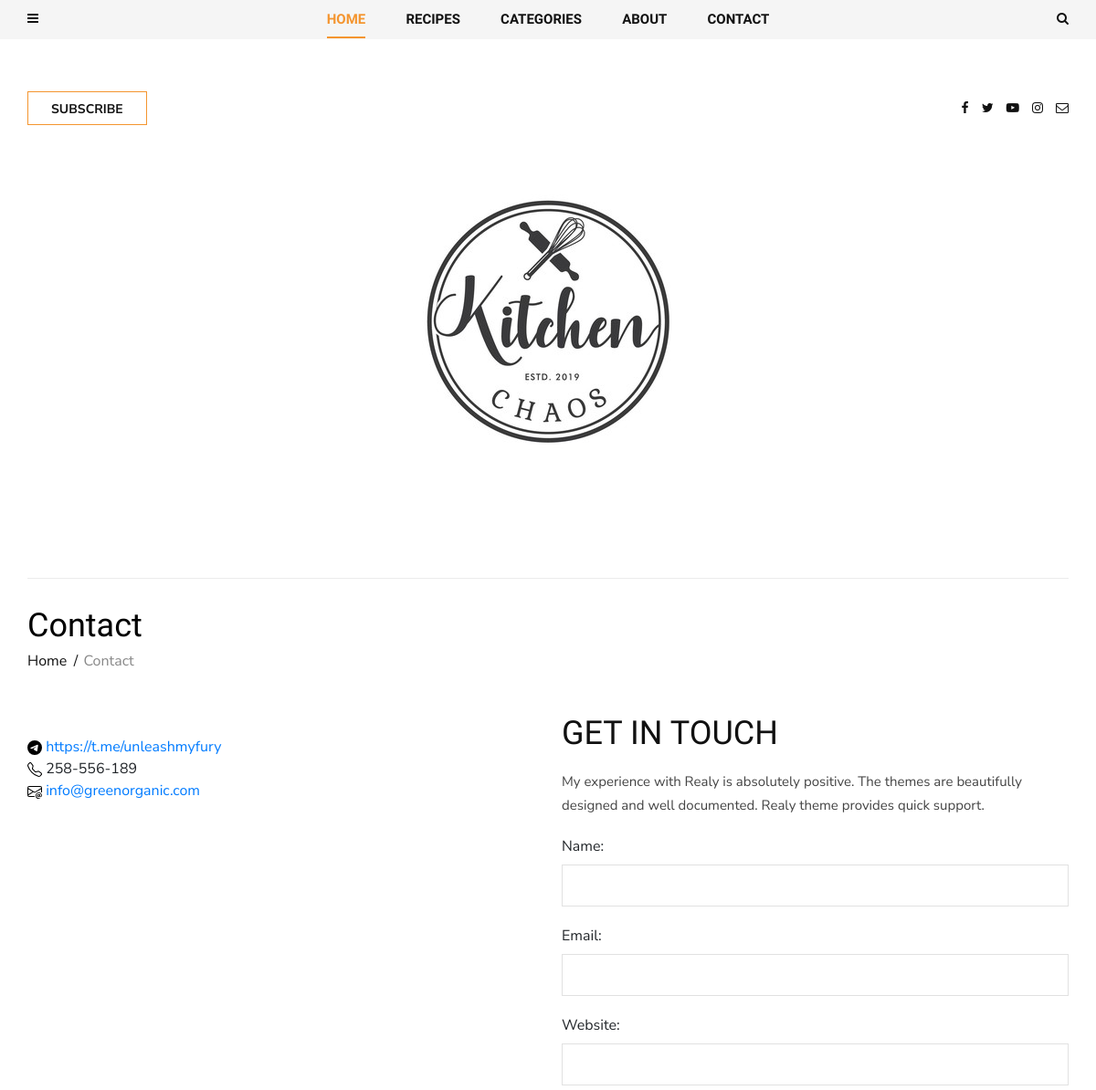
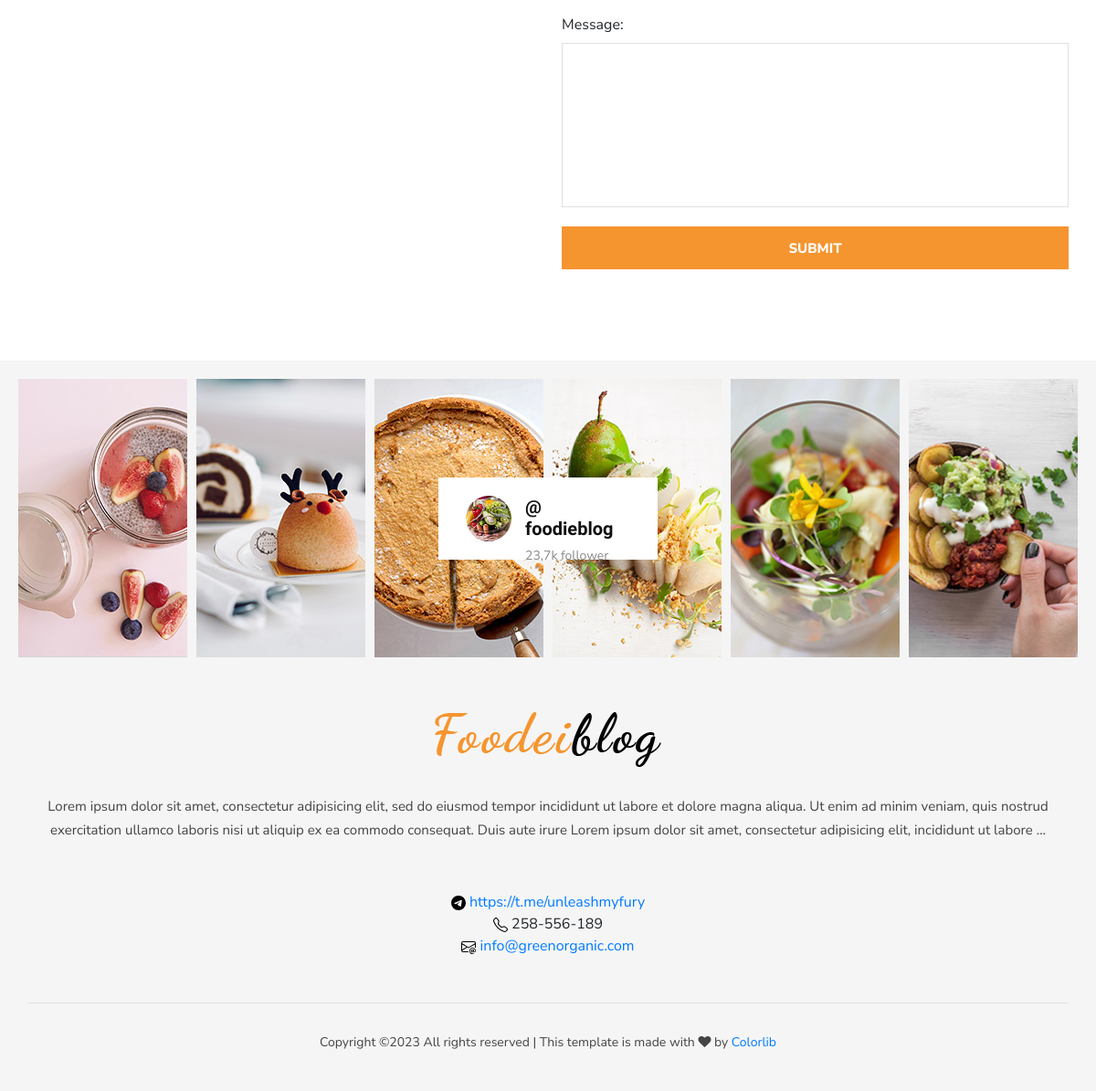
Page /contact/ on the committed database (2 pictures, top to bottom).
### contact/models.py (models this page shows, shortened)
class ContactLink(models.Model):
    icon = models.FileField(upload_to="icons/")
    name = models.CharField(max_length=200)

class AboutModel(models.Model):
    name = models.CharField(max_length=100, default="")
    description = RichTextField()

### contact/views.py (the view)
# urls.py: path('contact/', views.ContactView.as_view(), name="contact"),
class ContactView(View):
    def get(self, request):
        contacts = ContactLink.objects.all()
        form = ContactForm()
        return render(request, "contact/contact.html", {"contacts": contacts, "form": form})

### contact/forms.py
class ContactForm(forms.ModelForm):
    class Meta:
        model = ContactModel
        fields = '__all__'

### blog/models.py (called while the page is built)
    def __str__(self):
        return self.name

    def get_absolute_url(self):
        return reverse("post_single", kwargs={"slug": self.category.slug, "post_slug": self.slug})

### blog/templatetags/menu_tags.py (called while the page is built)
@register.inclusion_tag('blog/include/tags/top_menu.html')
def get_categories():
    categories = Category.objects.all()
    return {"list_category": categories}

@register.inclusion_tag('blog/include/tags/recipes_tag.html')
def get_posts():
    posts = Post.objects.select_related("category").order_by("-id")[:5]
    return {"list_last_post": posts}

### contact/templatetags/social_tags.py (called while the page is built)
@register.simple_tag()
def get_about():
    return AboutModel.objects.last()

@register.inclusion_tag('contact/include/tags/social_links.html')
def get_social_links():
    links = ContactLink.objects.all()
    return {"contact_links": links}

@register.inclusion_tag('contact/include/tags/social_links_only_url.html')
def get_social_links_only_url():
    links = ContactLink.objects.all()
    return {"contact_links_only_url": links}

### templates/contact/contact.html (shortened to what this page needs)
{% extends 'index.html' %}
{% load social_tags %}
{% block content %}
<section class="contact spad">
    <div class="container">
        <div class="contact__text">
            <div class="row">
                <div class="col-lg-12">
                    <div class="breadcrumb__text">
                        <h2>Contact</h2>
                        <div class="breadcrumb__option">
                            <a href="{% url 'home' %}">Home</a>
                            <span>Contact</span>
                        </div>
                    </div>
                </div>
            </div>
            <div class="row">
                <div class="col-lg-6 col-md-6">
                    <div class="contact__widget">
                        {% get_social_links %}
                    </div>
                </div>
                <div class="col-lg-6 col-md-6">
                    <div class="contact__form">
                        <div class="contact__form__title">
                            <h2>GET IN TOUCH</h2>
                            <p>My experience with Realy is absolutely positive. The themes are beautifully designed
                                and well documented. Realy theme provides quick support.</p>
                        </div>
                        <form action="{% url 'feedback' %}" method="post">
                            {{ form }}
                            <button type="submit" class="site-btn">Submit</button>
                        </form>
                    </div>
                </div>
            </div>
        </div>
    </div>
</section>
{% endblock content %}

### templates/contact/include/tags/social_links.html
{% load social_tags cache %}
{% cache 5000 social_links %}
    {% for link in contact_links %}
        <br>
        <img style="max-height:20px;" src="{{ link.icon.url }}">
        {{ link.name|urlize }}
    {% endfor %}
{% endcache %}

### templates/footer.html (shortened to what this page needs)
{% load static social_tags %}
<footer class="footer">
    <div class="container-fluid">
        <div class="footer__instagram">
            <div class="footer__instagram__avatar">
                <div class="footer__instagram__avatar--pic">
                    <img src="{% static 'img/footer/instagram-avatar.jpg' %}" alt="">
                </div>
                <div class="footer__instagram__avatar--text">
                    <h5>@ foodieblog</h5>
                    <span>23,7k follower</span>
                </div>
            </div>
            <div class="row">
                <div class="col-lg-2 col-md-2 col-sm-4 col-6">
                    <div class="footer__instagram__item set-bg" data-setbg="{% static 'img/footer/ip-1.jpg' %}"></div>
                </div>
                <div class="col-lg-2 col-md-2 col-sm-4 col-6">
                    <div class="footer__instagram__item set-bg" data-setbg="{% static 'img/footer/ip-2.jpg' %}"></div>
                </div>
                <div class="col-lg-2 col-md-2 col-sm-4 col-6">
                </div>
                <div class="col-lg-2 col-md-2 col-sm-4 col-6">
                </div>
                <div class="col-lg-2 col-md-2 col-sm-4 col-6">
                    <div class="footer__instagram__item set-bg" data-setbg="{% static 'img/footer/ip-5.jpg' %}"></div>
                </div>
                <div class="col-lg-2 col-md-2 col-sm-4 col-6">
                    <div class="footer__instagram__item set-bg" data-setbg="{% static 'img/footer/ip-6.jpg' %}"></div>
                </div>
            </div>
        </div>
    </div>
    <div class="container">
        <div class="row">
            <div class="col-lg-12">
                <div class="footer__text">
                    <div class="footer__logo">
                        <a href="#"><img src="{% static 'img/logo.png' %}" alt=""></a>
                    </div>
                    {% get_about as about %}
                    <p>{{ about.description|truncatewords:50|safe }}</p>
                    {% get_social_links %}
                </div>
                <div class="footer__copyright">
                    <p>
Copyright &copy;<script>document.write(new Date().getFullYear());</script> All rights reserved | This template is made with <i class="fa fa-heart" aria-hidden="true"></i> by <a href="https://colorlib.com" target="_blank">Colorlib</a>
</p>
                </div>
            </div>
        </div>
    </div>
</footer>

### static/css/style.css (style rules this page uses)
html, body { height: 100%; font-family: "Nunito Sans", sans-serif; -webkit-font-smoothing: antialiased; }
h1, h2, h3, h4, h5, h6 { margin: 0; color: #111111; font-weight: 400; font-family: "Unna", serif; }
h2 { font-size: 36px; }
h5 { font-size: 18px; }
p { font-size: 14px; font-family: "Nunito Sans", sans-serif; color: #444444; font-weight: 400; line-height: 26px; margin: 0 0 15px 0; }
img { max-width: 100%; }
.set-bg { background-repeat: no-repeat; background-size: cover; background-position: top center; }
.spad { padding-top: 100px; padding-bottom: 100px; }
.site-btn { font-size: 15px; color: #ffffff; font-weight: 800; text-transform: uppercase; display: inline-block; padding: 13px 26px 12px; background: #f4952f; border: none; }
.breadcrumb__text { margin-bottom: 46px; }
.breadcrumb__text h2 { color: #000000; margin-bottom: 5px; }
.breadcrumb__text .breadcrumb__option a { display: inline-block; font-size: 16px; color: #111111; margin-right: 14px; position: relative; }
.breadcrumb__text .breadcrumb__option a:after { position: absolute; right: -12px; top: 0; content: "/"; }
.breadcrumb__text .breadcrumb__option span { font-size: 16px; color: #888888; }
.footer { background: #f5f5f5; padding-top: 20px; }
.footer__instagram { padding-left: 15px; padding-right: 15px; position: relative; }
.footer__instagram__item { height: 305px; margin-right: -10px !important; margin-left: -10px !important; margin-bottom: 10px; }
.footer__instagram__avatar { display: inline-block; padding: 20px 30px; background: #ffffff; position: absolute; height: 90px; width: 240px; left: 50%; top: 50%; -webkit-transform: translate(-120px, -50px); -ms-transform: translate(-120px, -50px); transform: translate(-120px, -50px); z-index: 1; }
.footer__instagram__avatar .footer__instagram__avatar--pic { float: left; margin-right: 15px; }
.footer__instagram__avatar .footer__instagram__avatar--pic img { height: 50px; width: 50px; border-radius: 50%; }
.footer__instagram__avatar .footer__instagram__avatar--text { overflow: hidden; }
.footer__instagram__avatar .footer__instagram__avatar--text h5 { font-size: 20px; color: #111111; font-weight: 700; margin-bottom: 5px; }
.footer__instagram__avatar .footer__instagram__avatar--text span { font-size: 14px; color: #888888; }
.footer__text { padding: 50px 0; text-align: center; }
.footer__text .footer__logo { margin-bottom: 10px; }
.footer__text .footer__logo a { display: inline-block; }
.footer__text p { font-size: 15px; margin-bottom: 30px; }
.footer__copyright { font-size: 15px; color: #444444; border-top: 1px solid #e1e1e1; text-align: center; padding: 30px 0 25px; }
.contact { padding-top: 0; }
.contact__text { padding-top: 30px; border-top: 1px solid #ebebeb; }
.contact__form .contact__form__title h2 { text-transform: uppercase; margin-bottom: 18px; }
.contact__form .contact__form__title p { font-size: 15px; margin-bottom: 20px; }
.contact__form form input { height: 46px; width: 100%; background: transparent; border: 1px solid #e1e1e1; font-size: 14px; color: #444444; padding-left: 20px; margin-bottom: 20px; }
.contact__form form textarea { height: 180px; width: 100%; background: transparent; border: 1px solid #e1e1e1; font-size: 14px; color: #444444; padding-top: 12px; padding-left: 20px; margin-bottom: 14px; resize: none; }
.contact__form form button { width: 100%; }
@media only screen and (min-width: 1200px) { .container { max-width: 1170px; } }

### rows in the picture
ContactLink: icon (picture), name "https://t.me/unleashmyfury"
ContactLink: icon (picture), name "258-556-189"
ContactLink: icon (picture), name "info@greenorganic.com"
AboutModel: description "Lorem ipsum dolor sit amet, consectetur adipisicing elit, sed do eiusmod tempor incididunt ut labore et dolore magna aliqua. Ut enim ad minim veniam, quis nostrud exercitation ullamco laboris nisi ut aliquip ex ea commodo consequat. Duis aute irure Lorem ipsum dolor sit amet, consectetur adipisicing elit, incididunt ut labore …"
